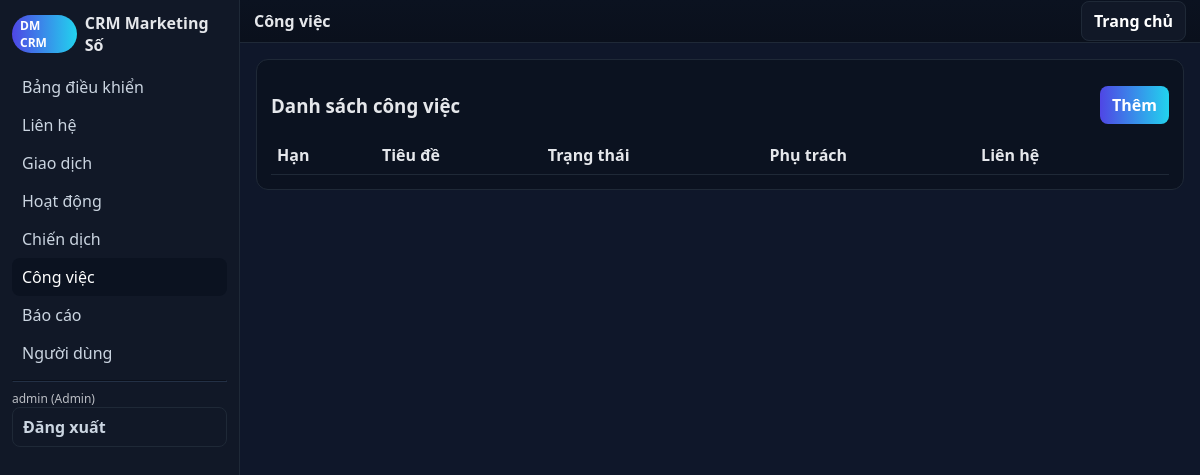
/src/index.php?action=tasks (signed in), run on an earlier commit of the app's database.
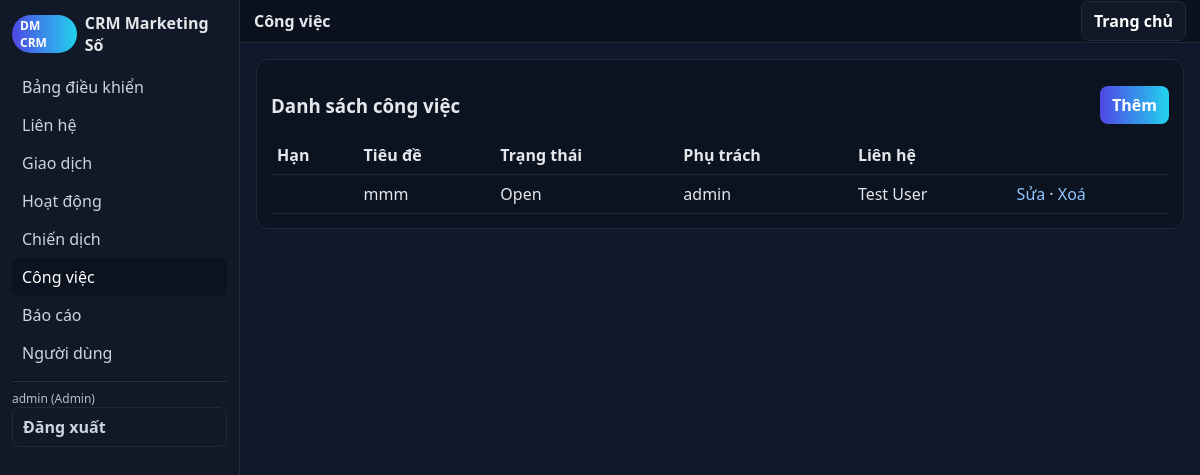
And on a later commit of the database.
### tables this page shows
CREATE TABLE tasks (
  id INTEGER PRIMARY KEY AUTOINCREMENT,
  contact_id INTEGER,
  title TEXT NOT NULL,
  due_date TEXT,
  status TEXT DEFAULT 'Open',
  owner TEXT,
  created_at TEXT DEFAULT CURRENT_TIMESTAMP,
  FOREIGN KEY(contact_id) REFERENCES contacts(id)
);

CREATE TABLE contacts (
  id INTEGER PRIMARY KEY AUTOINCREMENT,
  name TEXT NOT NULL,
  email TEXT,
  phone TEXT,
  company TEXT,
  source TEXT,
  tags TEXT,
  utm_source TEXT,    -- A
  utm_medium TEXT,    -- A
  utm_campaign TEXT,  -- A
  created_at TEXT DEFAULT CURRENT_TIMESTAMP
);

### src/lib/db.php (called while the page is built, shortened)
<?php
function q($db,$sql,$params=[]){ $st=$db->prepare($sql); $st->execute($params); return $st; }
function h($s){ return htmlspecialchars($s ?? '', ENT_QUOTES, 'UTF-8'); }
?>

### src/views/tasks.php (the view, shortened to what this page needs)
<?php
function view_tasks($op){
global $db; layout_header('Công việc');
echo '<div class="card"><div style="display:flex;justify-content:space-between;align-items:center"><h3>Danh sách công việc</h3><a class="btn" href="?action=tasks&op=new">Thêm</a></div>';
$rows = q($db, "SELECT t.*, c.name as contact_name FROM tasks t LEFT JOIN contacts c ON c.id=t.contact_id ORDER BY CASE t.status WHEN 'Open' THEN 0 WHEN 'In Progress' THEN 1 ELSE 2 END, IFNULL(due_date,'9999-12-31') ASC")->fetchAll(PDO::FETCH_ASSOC);
echo '<table><tr><th>Hạn</th><th>Tiêu đề</th><th>Trạng thái</th><th>Phụ trách</th><th>Liên hệ</th><th></th></tr>';
foreach($rows as $r){ echo '<tr><td>'.h($r['due_date']).'</td><td>'.h($r['title']).'</td><td>'.h($r['status']).'</td><td>'.h($r['owner']).'</td><td>'.h($r['contact_name']).'</td><td><a href="?action=tasks&op=edit&id='.(int)$r['id'].'">Sửa</a> · <a href="?action=tasks&op=delete&id='.(int)$r['id'].'" onclick="return confirm(\'Xoá?\')">Xoá</a></td></tr>'; }
echo '</table></div>';
layout_footer();
}
?>

### src/views/layout.php (shortened to what this page needs)
<?php
function layout_header($title='CRM'){
echo '<!doctype html><html><head><meta charset="utf-8"><meta name="viewport" content="width=device-width,initial-scale=1">';
echo '</head><body><div class="layout"><aside class="sidebar">';
echo '<div class="brand"><span class="pill">DM CRM</span> <span>CRM Marketing Số</span></div><div class="nav">';
$items=['dashboard'=>'Bảng điều khiển','contacts'=>'Liên hệ','deals'=>'Giao dịch','activities'=>'Hoạt động','campaigns'=>'Chiến dịch','tasks'=>'Công việc','reports'=>'Báo cáo','users'=>'Người dùng'];
$current=$_GET['action']??'dashboard'; foreach($items as $k=>$v){ $cls=$current===$k?'active':''; echo '<a class="'.$cls.'" href="?action='.$k.'">'.$v.'</a>'; }
echo '<hr style="border-color:var(--muted);opacity:.3">';
echo '<div class="hint">'.h($_SESSION['uname']??'').' ('.h($_SESSION['role']??'').')</div>';
echo '<a class="btn secondary" href="?action=logout">Đăng xuất</a>';
echo '</div></aside><main class="main"><div class="toolbar"><strong>'.h($title).'</strong><div><a class="btn secondary" href="?action=dashboard">Trang chủ</a></div></div><div class="container">';
}
function layout_footer(){ echo '</div></main></div></body></html>'; }
?>

What changed in the data, as far as the page shows it:
added tasks: title "mmm", status "Open", owner "admin", contact.name "Test User"
